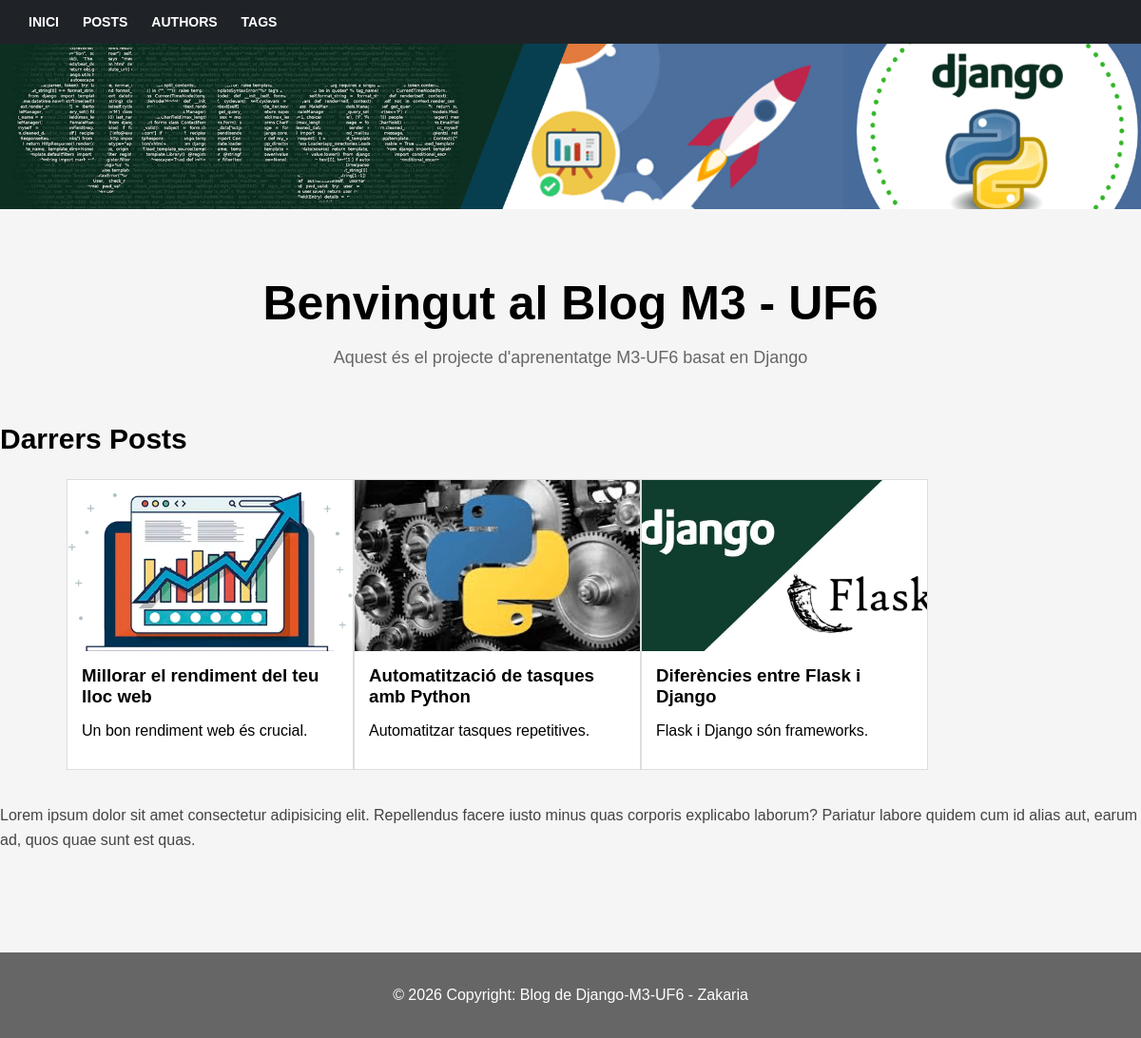
Before: / with the older database file.
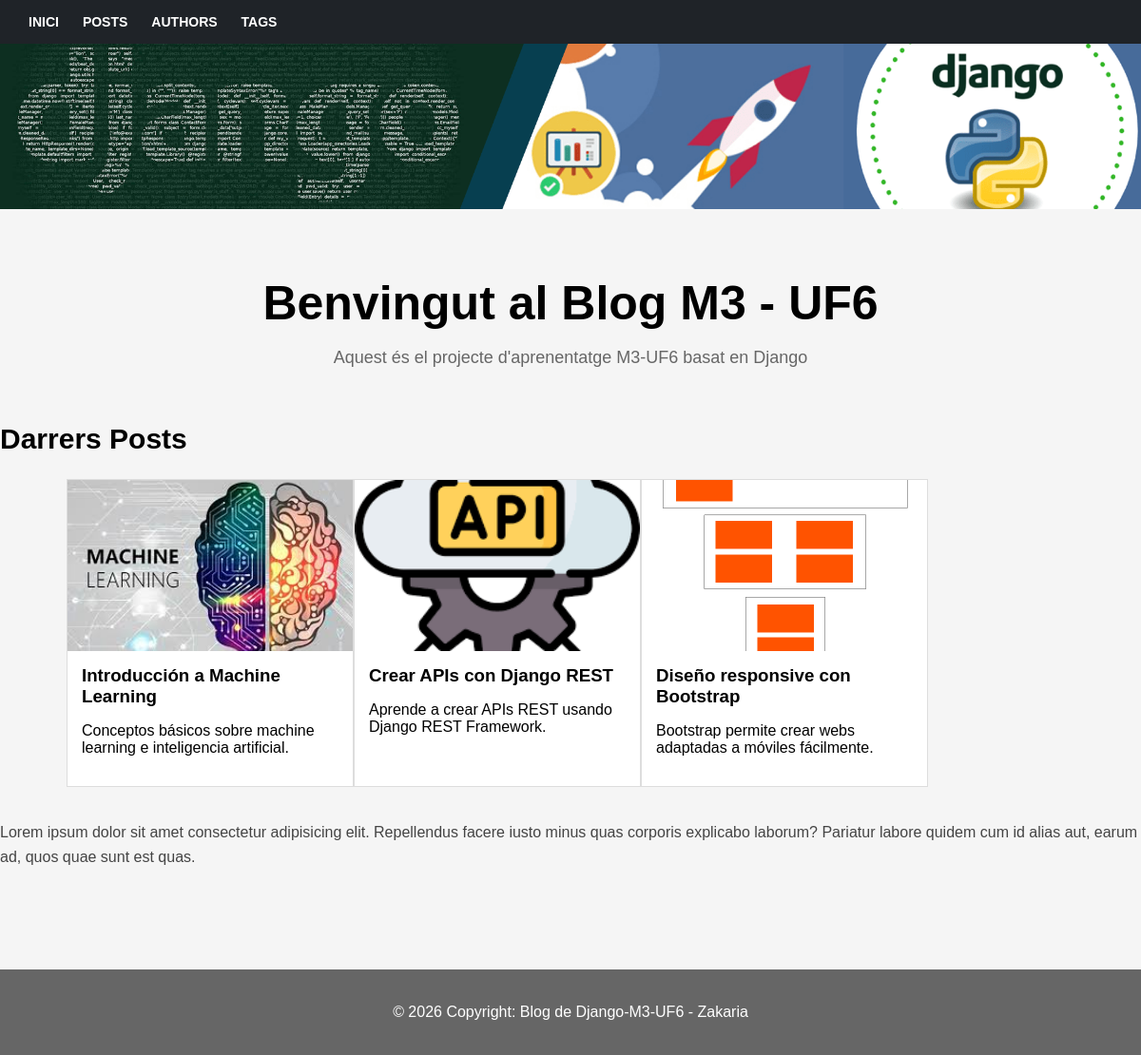
After: the same page with the newer database file.
### blog/models.py (models this page shows, shortened)
class Post(models.Model):
    title = models.CharField(
        max_length=150,
        validators=[MinLengthValidator(5)]
    )
    excerpt = models.CharField(max_length=300)
    image_name = models.CharField(max_length=100)
    date = models.DateField(auto_now_add=True)
    slug = models.SlugField(unique=True)
    content = models.TextField()
    author = models.ForeignKey(
        Author,
        on_delete=models.CASCADE,
        related_name="posts"
    )
    tags = models.ManyToManyField(
        Tag
    )

### blog/views.py (the view)
# urls.py: path("", views.starting_page, name="starting-page"),
def starting_page(request):
    latest_posts = Post.objects.all().order_by("-date")[:3]
    return render(request, "blog/index.html", {
        "posts": latest_posts
    })

### blog/templates/blog/index.html
{% extends "blog/base.html" %}
{% load static %}
{% block content %}
<img src="{% static 'blog/imatges/banner.png' %}" class="banner">
<section class="welcome">
    <h1>Benvingut al Blog M3 - UF6</h1>
    <p>
        Aquest és el projecte d'aprenentatge M3-UF6 basat en Django
    </p>
</section>
<section class="latest-posts">
    <h2>Darrers Posts</h2>
    <div class="posts-container">
        {% for post in posts %}
        <div class="post-card">
            <img src="{% static 'blog/imatges/'|add:post.image_name %}">
            <div class="post-content">
                <h3>{{ post.title }}</h3>
                <p>{{ post.excerpt }}</p>
            </div>
        </div>
        {% endfor %}
    </div>
    <p class="home-text">
        Lorem ipsum dolor sit amet consectetur adipisicing elit.
        Repellendus facere iusto minus quas corporis explicabo
        laborum? Pariatur labore quidem cum id alias aut,
        earum ad, quos quae sunt est quas.
    </p>
</section>
{% endblock %}

Changed rows visible on the page:
no longer on this page (row unchanged): Post: image_name (picture), title "Millorar el rendiment del teu lloc web", excerpt "Un bon rendiment web és crucial."
no longer on this page (row unchanged): Post: image_name (picture), title "Automatització de tasques amb Python", excerpt "Automatitzar tasques repetitives."
no longer on this page (row unchanged): Post: image_name (picture), title "Diferències entre Flask i Django", excerpt "Flask i Django són frameworks."
added Post: image_name (picture), title "Introducción a Machine Learning", excerpt "Conceptos básicos sobre machine learning e inteligencia artificial."
added Post: image_name (picture), title "Crear APIs con Django REST", excerpt "Aprende a crear APIs REST usando Django REST Framework."
added Post: image_name (picture), title "Diseño responsive con Bootstrap", excerpt "Bootstrap permite crear webs adaptadas a móviles fácilmente."
